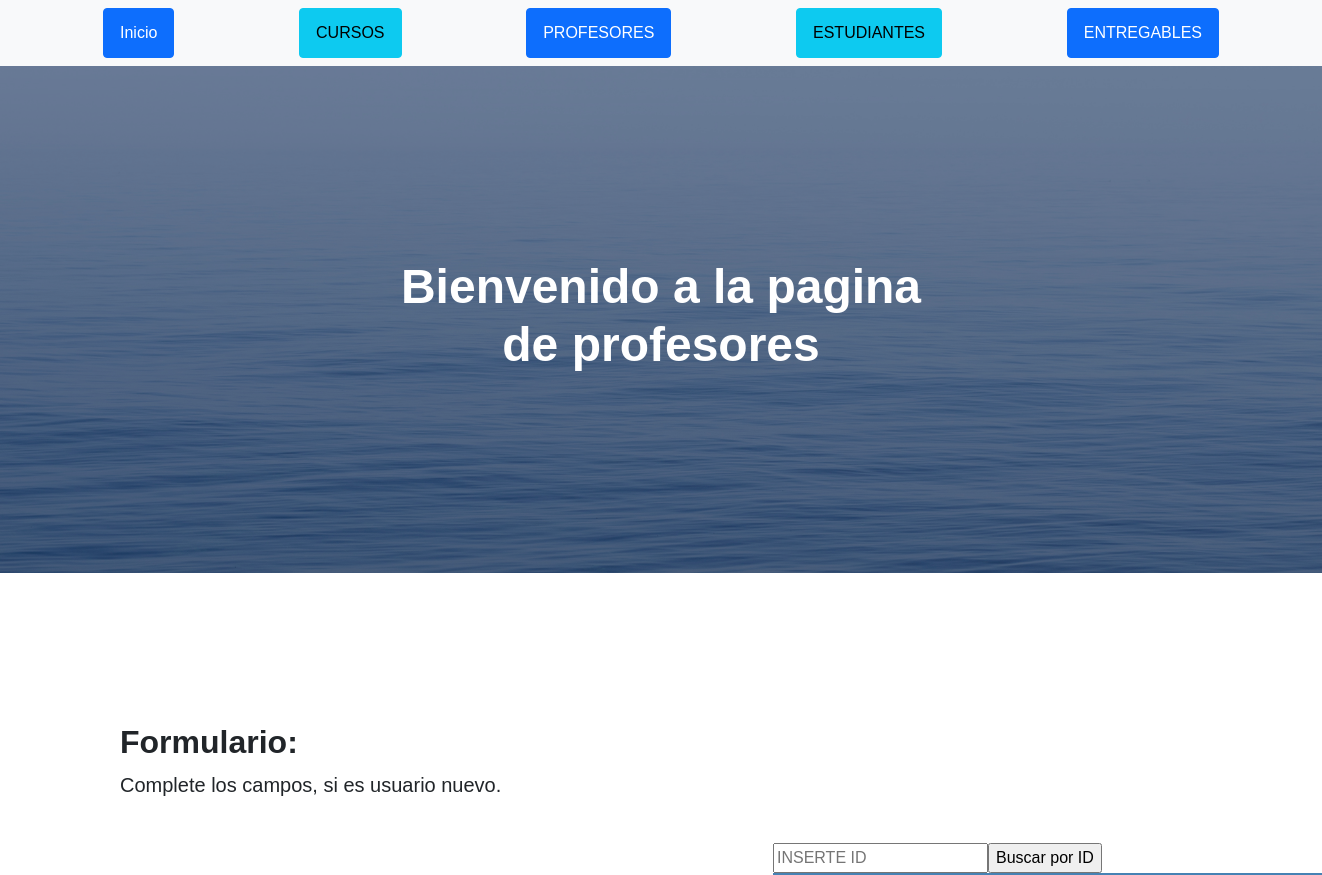
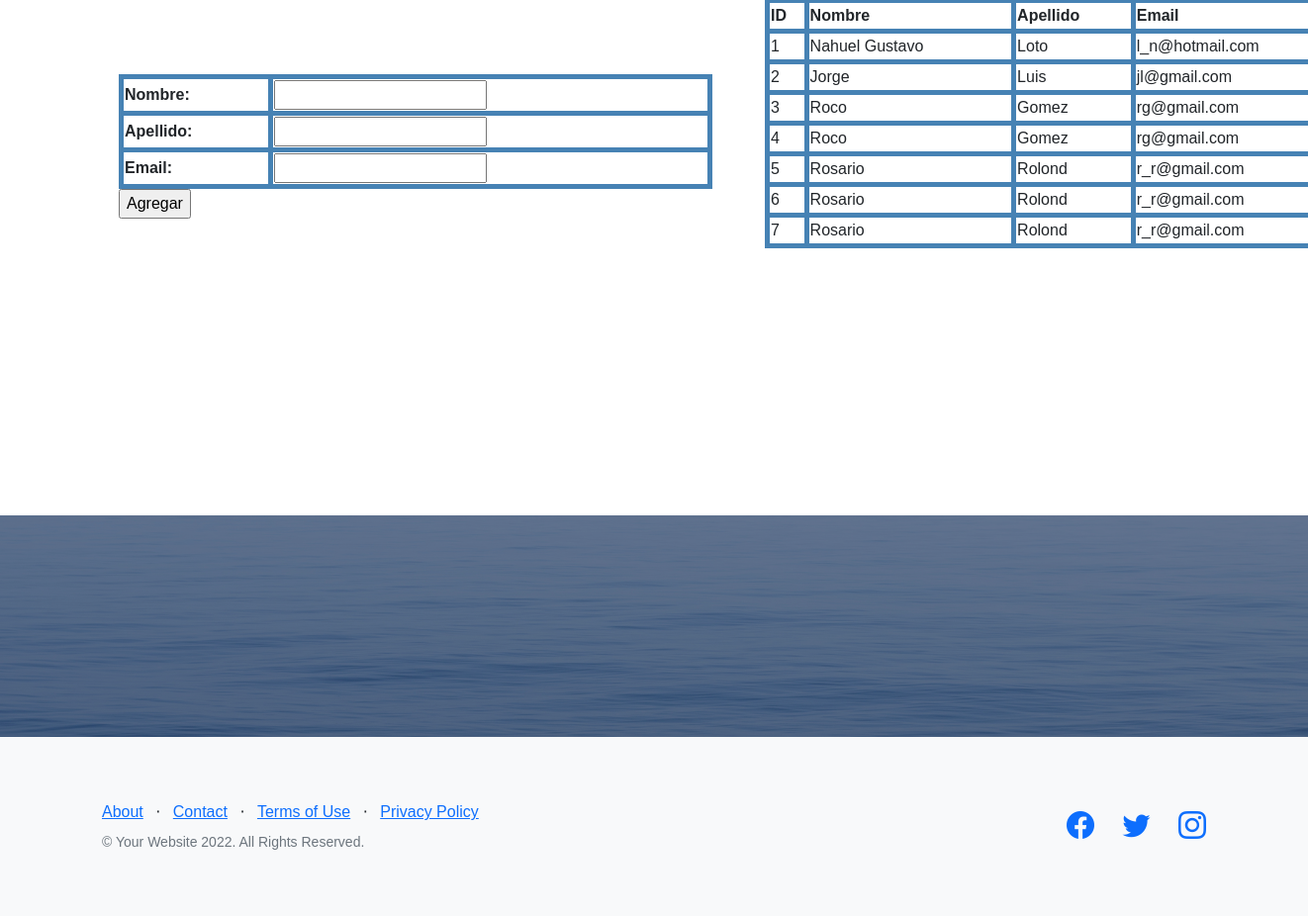
The app's page /AppCoder/profesores/ with its own data (2 pictures, top to bottom).
### AppCoder/models.py (models this page shows)
class Profesor(models.Model):
    nombre=models.CharField(max_length=50)
    apellido=models.CharField(max_length=50)
    email=models.EmailField(max_length=50)

### AppCoder/views.py (the view)
# urls.py: path("profesores/", profesores, name="profesores"),
def profesores(request):
    if request.method == "POST":
        form = ProfesorForm(request.POST)
        if form.is_valid():
            profesor = Profesor()
            profesor.nombre = form.cleaned_data["nombre"]
            profesor.apellido = form.cleaned_data["apellido"]
            profesor.email = form.cleaned_data["email"]
            profesor.save()
            form = ProfesorForm()
    else:
        form = ProfesorForm()
    profesores = Profesor.objects.all()
    context = {"profesores": profesores, "form" : form}
    return render(request, "profesores.html", context)

### AppCoder/forms.py
class ProfesorForm(forms.Form):
    nombre=forms.CharField(max_length=50)
    apellido=forms.CharField(max_length=50)
    email=forms.EmailField(max_length=50)

### AppCoder/templates/profesores.html (shortened to what this page needs)
{% extends "padre.html" %}
{% load static %}
{% block titulo %}
    <h1>Bienvenido a la pagina de profesores</h1>
{% endblock %}
{% block contenido_que_cambia %}
    <section class="showcase">
        <div class="container-fluid p-2">
            <div class="row g-0">
                <div class="col-lg-4 order-lg-2 my-auto showcase-text">
                    <div id="main-container">
                        <table>
                            <tbody>
                                <form action="{% url 'buscarProfesor' %}" method="GET">
                                    <input type="number" name="id" id="id" placeholder="INSERTE ID">
                                    <input type="submit" value="Buscar por ID">
                                </form>
                                {% if profesores %}
                                <tr>
                                    <th>ID</th>
                                    <th>Nombre</th>
                                    <th>Apellido</th>
                                    <th>Email</th>
                                </tr>
                                {% for profesor in profesores %}
                                <tr>
                                    <td>
                                        {{profesor.id}}
                                    </td>
                                    <td>
                                        {{profesor.nombre}}
                                    </td>
                                    <td>
                                        {{profesor.apellido}}
                                    </td>
                                    <td>
                                        {{profesor.email}}
                                    </td>
                                </tr>
                                {% endfor %}
                                {% else %}
                                <td>No hay ningun profesor registrado con esa ID</td>
                                {% endif %}
                            </tbody>
                        </table>
                    </div>
                </div>
                <div class="col-lg-6 order-lg-1 my-auto showcase-text">
                    <h2>Formulario:</h2>
                    <p class="lead mb-0">Complete los campos, si es usuario nuevo.</p>
                    <div id="main-container">
                        <table>
                            <form action="" method="post">
                                <table>
                                    {{ form }}
                                </table>
                                <table>
                                    <input type="submit" value="Agregar"/>
                                </table>
                            </form>
                        </table>
                    </div>
                </div>
            </div>
        </div>
    </section>
{% endblock %}

### AppCoder/static/css/table.css (style rules this page uses)
#main-container { margin: 150px auto; width: 600px; }
table { text-align: left; border-collapse: collapse; width: 100%; }
th, td { border: solid 5px steelblue; padding: 5; }

### records on screen
Profesor: id "1", nombre "Nahuel Gustavo", apellido "Loto", email "l_n@hotmail.com"
Profesor: id "2", nombre "Jorge", apellido "Luis", email "jl@gmail.com"
Profesor: id "3", nombre "Roco", apellido "Gomez", email "rg@gmail.com"
Profesor: id "4", nombre "Roco", apellido "Gomez", email "rg@gmail.com"
Profesor: id "5", nombre "Rosario", apellido "Rolond", email "r_r@gmail.com"
Profesor: id "6", nombre "Rosario", apellido "Rolond", email "r_r@gmail.com"
Profesor: id "7", nombre "Rosario", apellido "Rolond", email "r_r@gmail.com"
